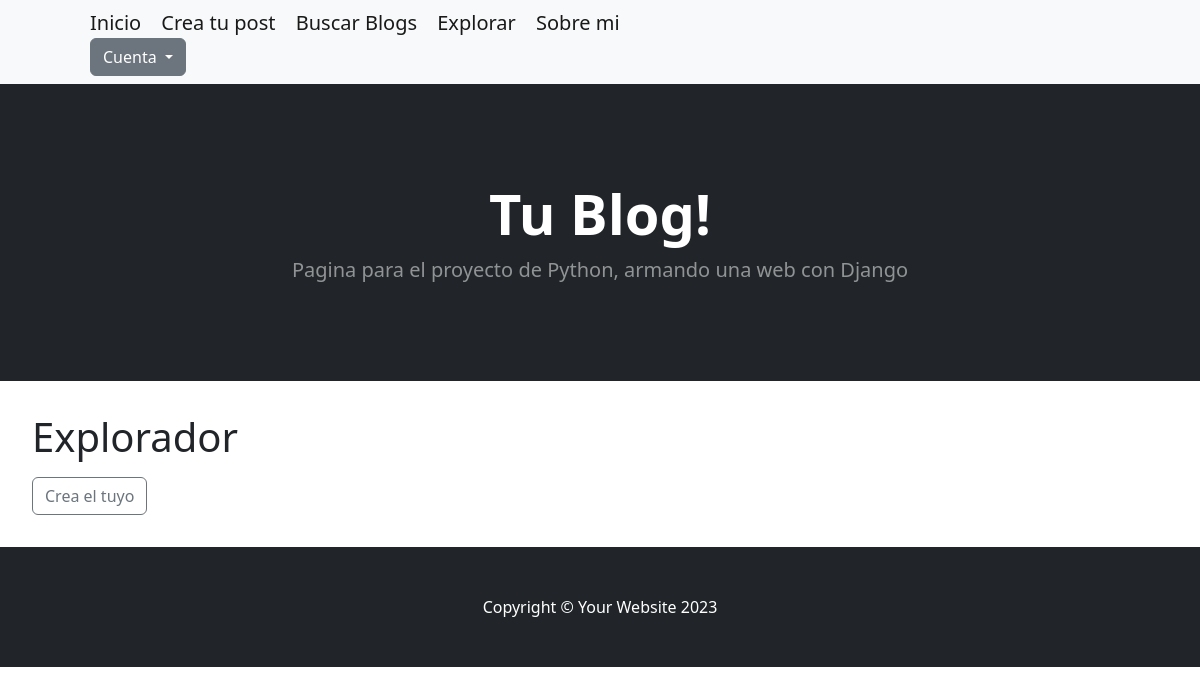
/explorar/, run on an earlier commit of the app's database.
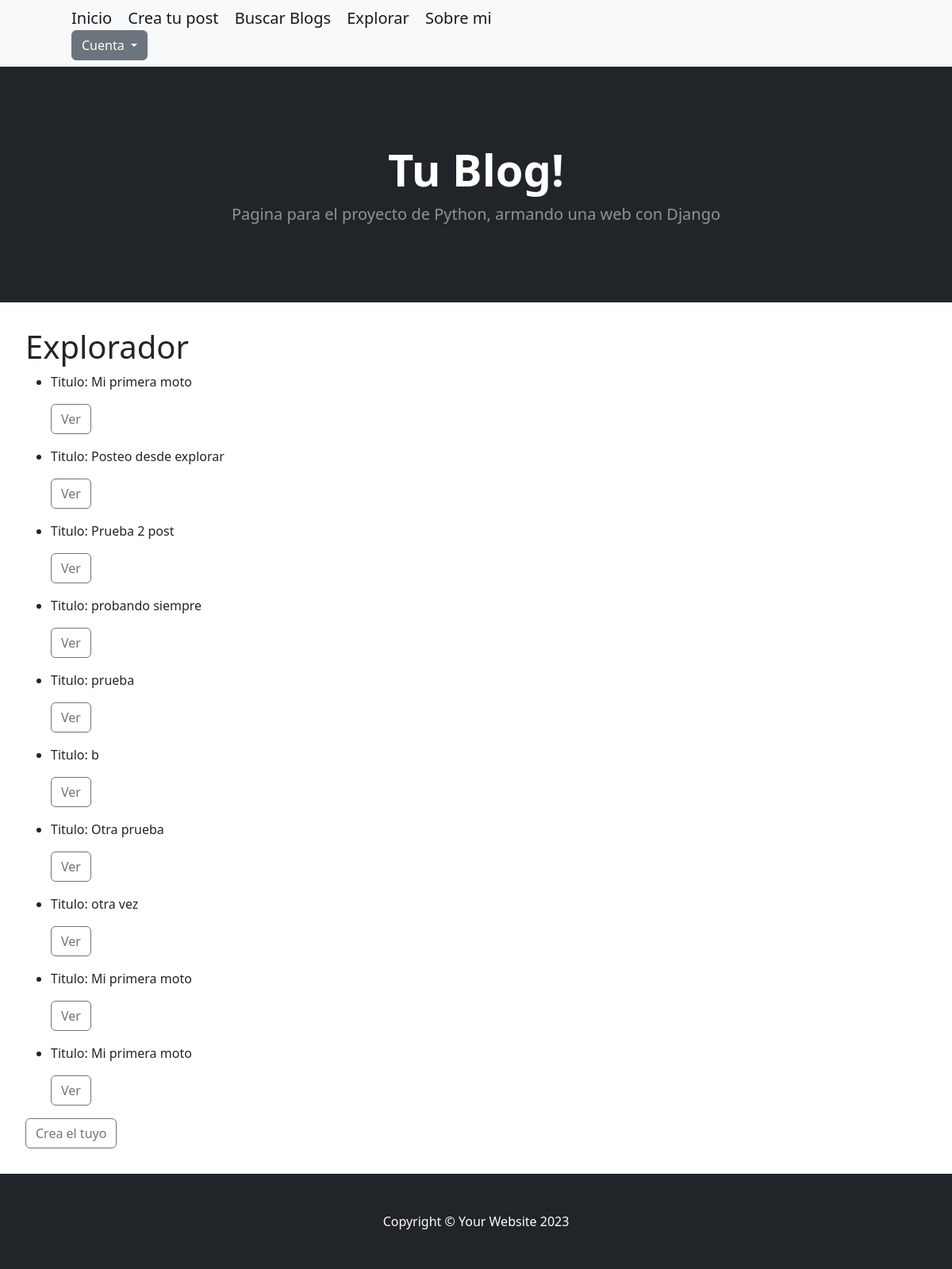
And on a later commit of the database.
### AppCoder/models.py (models this page shows, shortened)
class Blog(models.Model):
    tema = models.CharField(max_length=15)
    titulo = models.CharField(max_length=30)
    descripcion = models.CharField(max_length=500)
    fecha = models.DateField(null=True, blank=True)
    imagen = models.ImageField(null=True, blank=True, upload_to='blog_fotos')

### AppCoder/views.py (the view)
# urls.py: path('explorar/', views.blogListView.as_view(), name="Explorar"),
class blogListView(ListView):
      model = Blog
      template_name = "AppCoder/bloglist.html"

### AppCoder/templates/AppCoder/bloglist.html (shortened to what this page needs)
{% extends "AppCoder/padre.html" %}
{% load static %}
{% block contenidoQueCambia %}
<!DOCTYPE html>
<html lang="en">
<head>
</head>
<body>
<div style="padding: 2rem;">
<h1> Explorador</h1>
<ul>
    {% for tema in object_list %}
        <li>
            <p>Titulo: {{ tema.titulo }}</p>
            <p>
                <a class="btn btn-outline-secondary" href="{% url 'Detail' tema.id %}">Ver</a>
            </p>
        </li>
    {% endfor %}
</ul>
<a class="btn btn-outline-secondary" href="{% url 'New' %}" role="button">Crea el tuyo</a>
</div>
</body>
</html>
{% endblock %}

### AppCoder/templates/AppCoder/padre.html (shortened to what this page needs)
{%load static%}
<!DOCTYPE html>
<html lang="en">
    <head>
        <link href="https://cdn.jsdelivr.net/npm/bootstrap-icons@1.5.0/font/bootstrap-icons.css" rel="stylesheet" />
        <link href="{%static 'appcoder/css/Styles.css'%}" rel="stylesheet" />
    </head>
    <body>
        <nav class="navbar navbar-expand-lg navbar-light bg-light">
            <div class="container px-4 px-lg-5">
                    <div class="container">
                        <a class="navbar-brand" href="{% url 'Inicio' %}">Inicio</a>
                        <a class="navbar-brand" href="{% url 'New' %}">Crea tu post</a>
                        <a class="navbar-brand" href="{% url 'BuscarBlog' %}">Buscar Blogs</a>
                        <a class="navbar-brand" href="{% url 'Explorar' %}">Explorar</a>
                        <a class="navbar-brand" href="{% url 'Sobremi' %}">Sobre mi</a>
                        {% if request.user.is_authenticated %}
                        <div class="dropdown">
                                <button class="btn btn-secondary dropdown-toggle" type="button" data-bs-toggle="dropdown" aria-expanded="false">
                                    {{ request.user.username }}
                                </button>
                                <ul class="dropdown-menu" aria-labelledby="dropdownMenuButton1">
                                <li><a class="dropdown-item" href="{% url 'Logout' %}">Cerrar sesión</a></li>
                            </ul>
                        </div>
                        {% else %}
                        <div class="dropdown">
                            <button class="btn btn-secondary dropdown-toggle" type="button" data-bs-toggle="dropdown" aria-expanded="false">
                                Cuenta
                            </button>
                        </div>
                        {% endif %}
                    </div>
            </div>
        </nav>
        <header class="bg-dark py-5">
            <div class="container px-4 px-lg-5 my-5">
                <div class="text-center text-white">
                    <h1 class="display-4 fw-bolder">Tu Blog!</h1>
                    <p class="lead fw-normal text-white-50 mb-0">Pagina para el proyecto de Python, armando una web con Django</p>
                </div>
            </div>
        </header>
        <body>
            {% block contenidoQueCambia %}
            {% endblock %}
        </body>
        <footer class="py-5 bg-dark">
            <div class="container"><p class="m-0 text-center text-white">Copyright &copy; Your Website 2023</p></div>
        </footer>
    </body>
</html>

What changed in the data, as far as the page shows it:
added Blog: titulo "Mi primera moto"
added Blog: titulo "Posteo desde explorar"
added Blog: titulo "Prueba 2 post"
added Blog: titulo "probando siempre"
added Blog: titulo "prueba"
added Blog: titulo "b"
added Blog: titulo "Otra prueba"
added Blog: titulo "otra vez"
added Blog: titulo "Mi primera moto"
added Blog: titulo "Mi primera moto"
